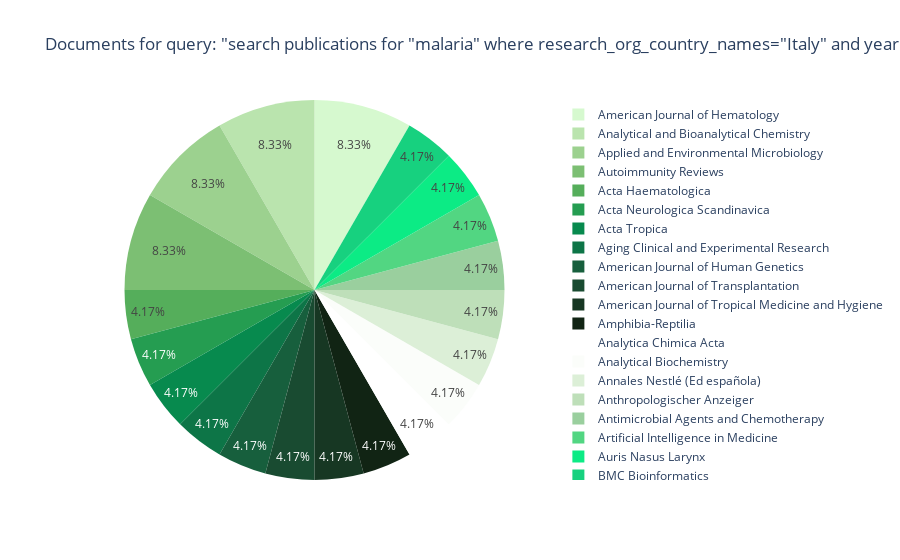

The notebook cell saved with this chart:
### Code cell
temp = df[df['journal.title'] != '']
temp =temp.groupby("journal.title", as_index=False).count()

px.pie(temp[:20], 
       names="journal.title", # the dimension for the slices
       values="id",  # the metric
       color_discrete_sequence=px.colors.sequential.algae,
       title=f"Documents for query: \"{q}\"")

### Figure 1 — Plotly figure (JSON) as saved in the notebook; plotly's stock layout.template omitted (floating-point values rounded to 4 significant figures)
{"data": [{"domain": {"x": [0, 1], "y": [0, 1]}, "hoverlabel": {"namelength": 0}, "hovertemplate": "journal.title=%{label}<br>id=%{value}", "labels": ["Acta Haematologica", "Acta Neurologica Scandinavica", "Acta Tropica", "Aging Clinical and Experimental Research", "American Journal of Hematology", "American Journal of Human Genetics", "American Journal of Transplantation", "American Journal of Tropical Medicine and Hygiene", "Amphibia-Reptilia", "Analytica Chimica Acta", "Analytical Biochemistry", "Analytical and Bioanalytical Chemistry", "Annales Nestlé (Ed española)", "Anthropologischer Anzeiger", "Antimicrobial Agents and Chemotherapy", "Applied and Environmental Microbiology", "Artificial Intelligence in Medicine", "Auris Nasus Larynx", "Autoimmunity Reviews", "BMC Bioinformatics"], "legendgroup": "", "name": "", "showlegend": true, "type": "pie", "values": [1, 1, 1, 1, 2, 1, 1, 1, 1, 1, 1, 2, 1, 1, 1, 2, 1, 1, 2, 1]}], "layout": {"autosize": true, "legend": {"tracegroupgap": 0}, "piecolorway": ["rgb(214, 249, 207)", "rgb(186, 228, 174)", "rgb(156, 209, 143)", "rgb(124, 191, 115)", "rgb(85, 174, 91)", "rgb(37, 157, 81)", "rgb(7, 138, 78)", "rgb(13, 117, 71)", "rgb(23, 95, 61)", "rgb(25, 75, 49)", "rgb(23, 55, 35)", "rgb(17, 36, 20)"], "title": {"text": "Documents for query: \"search publications for \"malaria\" where research_org_country_names=\"Italy\" and year < 2010 return publications[basics] limit 500\""}}}
